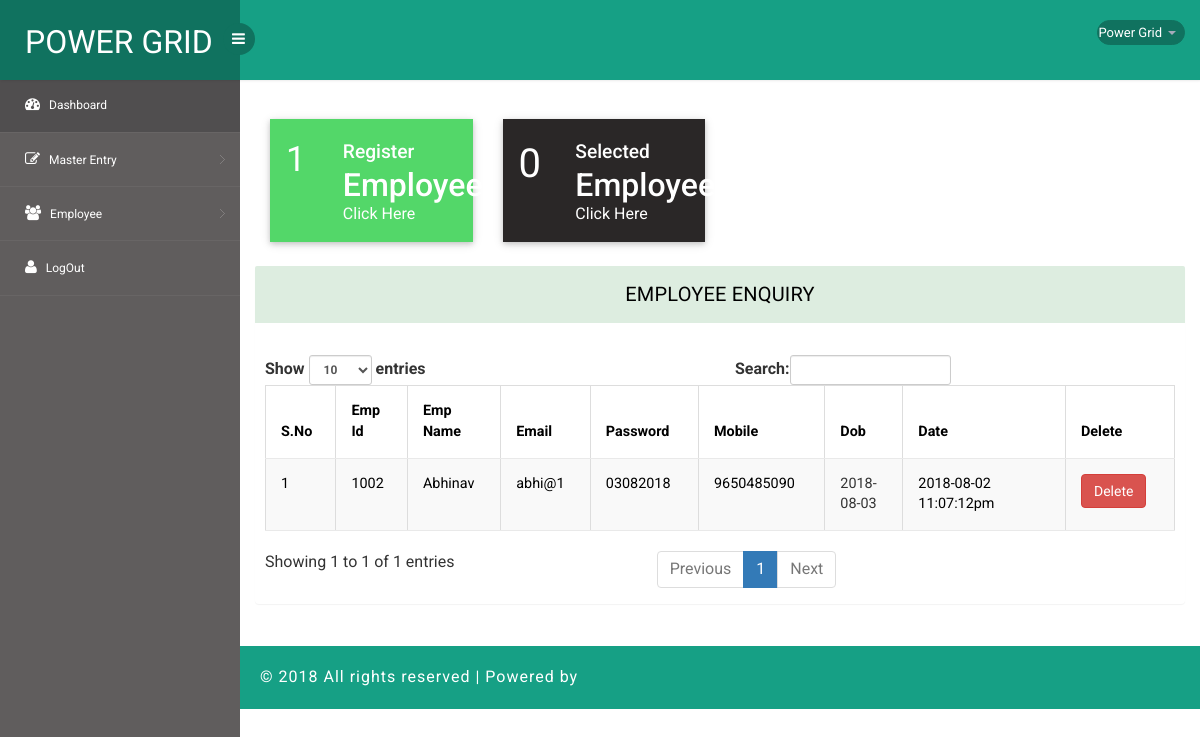
The app's page /admin/admin-profile.php (signed in) with its own data.
### tables this page shows
CREATE TABLE `emp_entry` (
  `id` int(255) NOT NULL,
  `empid` varchar(100) NOT NULL,
  `empname` varchar(100) NOT NULL,
  `email` varchar(100) NOT NULL,
  `mobile` varchar(100) NOT NULL,
  `dept` varchar(100) NOT NULL,
  `des` varchar(100) NOT NULL,
  `dob` varchar(100) NOT NULL,
  `gender` varchar(100) NOT NULL,
  `password` varchar(100) NOT NULL,
  `date` varchar(100) NOT NULL,
  `status` varchar(100) NOT NULL
);

### admin/admin-profile.php (the view, shortened to what this page needs)
<?php
include('connect.php');
if(!isset($_SESSION['userid']) && !isset($_SESSION['password']))
{
  header("location:index.php");
}
else
{
?>
<!DOCTYPE html>
<head>
<link rel="stylesheet" href="css/bootstrap.min.css" >
<link href="css/style.css" rel='stylesheet' type='text/css' />
<link href="css/style-responsive.css" rel="stylesheet"/>
<link rel="stylesheet" href="css/font.css" type="text/css"/>
<link href="css/font-awesome.css" rel="stylesheet">
<link rel="stylesheet" href="css/morris.css" type="text/css"/>
<link rel="stylesheet" href="css/monthly.css">
</head>
<body>
<section id="container">
<?php include('top.php');?>
<aside>
    <?php include('sidebar.php');?>
</aside>
<section id="main-content">
	<section class="wrapper">
    <div class="market-updates">
            <div class="col-md-3 market-update-gd">
				<div class="market-update-block clr-block-1">
					<div class="col-md-4 market-update-right" style="font-size:35px;color:#FFFFFF">
						<?php $val1=mysqli_query($con,"SELECT count(*) as total from emp_entry");
$data=mysqli_fetch_assoc($val1);
echo $data['total'];?>
					</div>
					<div class="col-md-8 market-update-left">
					     <h4>Register</h4>
						<h3>Employee</h3>
						<a href="admin-profile.php" style="color:#FFFFFF; text-decoration:none">Click Here</a>
					</div>
				  <div class="clearfix"> </div>
				</div>
			</div>
			<div class="col-md-3 market-update-gd">
				<div class="market-update-block clr-block-4">
					<div class="col-md-4 market-update-right" style="font-size:40px;color:#FFFFFF">
					<?php $val1=mysqli_query($con,"SELECT count(*) as total from employee_entry");
$data=mysqli_fetch_assoc($val1);
echo $data['total'];?>
					</div>
					 <div class="col-md-8 market-update-left">
					 <h4>Selected</h4>
					<h3>Employee</h3>
						<a href="selected-employee.php" style="color:#FFFFFF; text-decoration:none">Click Here</a>
					</div>
				  <div class="clearfix"> </div>
				</div>
			</div>
		   <div class="clearfix"> </div>
		</div>
		<div class="row">
        <div class="col-lg-12">
       <div class="panel panel-default">
        <div class="panel-heading">
    Employee Enquiry
    </div>
    <div style="padding:10px"><br>
      <table class="table table-striped table-bordered" id="example" >
        <thead>
          <tr>
            <th style="color:#000">S.No</th>
            <th style="color:#000">Emp Id</th>
            <th style="color:#000">Emp Name</th>
            <th style="color:#000">Email</th>
            <th style="color:#000">Password</th>
           <th style="color:#000">Mobile</th>
            <th style="color:#000">Dob</th>
             <th style="color:#000">Date</th>
             <th style="color:#000">Delete</th>
          </tr>
        </thead>
        <tbody>
        <?php
		$k=1;
		$qry2=mysqli_query($con,"select * from emp_entry");
        while($row2=mysqli_fetch_array($qry2)){
		?>
          <tr>
            <td style="color:#000"><?php echo $k++;?></td>
            <td style="color:#000"><?php echo $row2['empid'];?></td>
            <td style="color:#000"><?php echo $row2['empname'];?></td>
            <td style="color:#000"><?php echo $row2['email'];?></td>
            <td style="color:#000"><?php echo $row2['password'];?></td>
            <td style="color:#000"><?php echo $row2['mobile'];?></td>
           <td style="color:#333"><?php echo $row2['dob'];?></td>
             <td style="color:#000"><?php echo $row2['date'];?></td>
             <td><a href="delete.php?id='<?php echo $row2['id'] ?>'" class="btn btn-danger" onClick="return confirm('Are you sure you want to delete this ?');">Delete</a></td>
          </tr>
        <?php }?>
        </tbody>
      </table>
    </div>
  </div>
        </div>
        </div>
</section>
		  <?php include('footer.php') ?>
</section>
</section>
</body>
</html>
<?php }?>

### admin/css/style.css (style rules this page uses)
h4, h5, h6, h1, h2, h3 { margin: 0; }
html, body { font-family: 'Roboto', sans-serif; font-size: 100%; overflow-x: hidden; background-size:cover; }
body a { transition: 0.5s all ease; -webkit-transition: 0.5s all ease; -moz-transition: 0.5s all ease; -o-transition: 0.5s all ease; -ms-transition: 0.5s all ease; text-decoration:none; }
h1,h2,h3,h4,h5,h6 { margin:0; }
#main-content { margin-left:240px; -webkit-transition:all .3s ease-in-out; -moz-transition:all .3s ease-in-out; -o-transition:all .3s ease-in-out; transition:all .3s ease-in-out; }
.wrapper { display:inline-block; margin-top:80px; padding:15px; width:100%; }
.market-update-block { padding: 2em 2em; background: #999; }
.market-update-block h3 { color: #fff; font-size: 2em; }
.market-update-block h4 { font-size: 1.2em; color: #fff; margin: 0.3em 0em; }
.market-update-block.clr-block-1 { background: #53d769; box-shadow: 0 2px 5px 0 rgba(0, 0, 0, 0.16), 0 2px 10px 0 rgba(0, 0, 0, 0.12); transition: 0.5s all; -webkit-transition: 0.5s all; -moz-transition: 0.5s all; -o-transition: 0.5s all; }
.market-update-block.clr-block-4 { background:#2a2727; box-shadow: 0 2px 5px 0 rgba(0, 0, 0, 0.16), 0 2px 10px 0 rgba(0, 0, 0, 0.12); transition: 0.5s all; -webkit-transition: 0.5s all; -moz-transition: 0.5s all; -o-transition: 0.5s all; }
.market-update-left { padding: 0px; }
.market-update-right { padding-left: 0; }
.market-updates { margin: 1.5em 0; }
.panel-heading { position: relative; height: 57px; line-height: 57px; letter-spacing: 0.2px; color: #000; font-size: 18px; font-weight: 400; padding: 0 16px; background:#ddede0; border-top-right-radius: 2px; border-top-left-radius: 2px; text-transform: uppercase; text-align: center; }
.panel { border: none ! important; }
.table>thead>tr>th { border-bottom: 1px solid #e1ab91 ! important; }
.table>tbody>tr>td, .table>tbody>tr>th, .table>tfoot>tr>td, .table>tfoot>tr>th, .table>thead>tr>td, .table>thead>tr>th { border-bottom: 1px solid #e9e9e9 ! important; }
.table > thead > tr > th, .table > tbody > tr > th, .table > tfoot > tr > th, .table > thead > tr > td, .table > tbody > tr > td, .table > tfoot > tr > td { border-top: none !important; }
.table td, .table>tbody>tr>td, .table>tbody>tr>th, .table>tfoot>tr>td, .table>tfoot>tr>th, .table>thead>tr>td, .table>thead>tr>th { padding: 15px!important; }
.table > thead > tr > th, .table > tbody > tr > th, .table > tfoot > tr > th, .table > thead > tr > td, .table > tbody > tr > td, .table > tfoot > tr > td { font-size: 0.9em; color: #000000; border-top: none !important; }
.panel-default>.panel-heading { color: #000000 ! important; background-color: #ddede0 ! important; border-color: #ddede0 ! important; font-size: 20px; }
@media (max-width: 1280px) { .market-update-block { padding: 1em 1em; } }

### records on screen
emp_entry: empid "1002", empname "Abhinav", email "abhi@1", password "03082018", mobile "9650485090", dob "2018-08-03", date "2018-08-02 11:07:12pm"

### other values on screen
$data['total'] "1"
$data['total'] "0"
